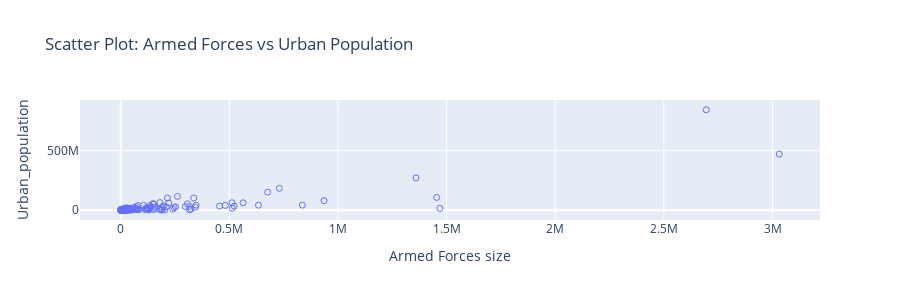

Notebook source saved alongside this figure:
### Code cell
fig = px.scatter(data_frame=data, symbol_sequence=['circle-open'],
                 x='Armed Forces size',
                 y='Urban_population', 
                 title='Scatter Plot: Armed Forces vs Urban Population')
fig.layout.update(width=900, height=300)
fig.show()

### Figure 1 — Plotly figure (JSON) as saved in the notebook; plotly's stock layout.template omitted (floating-point values rounded to 4 significant figures; data arrays with more than 128 entries replaced by an {"elided": "..."} marker saying what was removed)
{"data": [{"hovertemplate": "Armed Forces size=%{x}<br>Urban_population=%{y}<extra></extra>", "legendgroup": "", "marker": {"color": "#636efa", "symbol": "circle-open"}, "mode": "markers", "name": "", "orientation": "v", "showlegend": false, "type": "scatter", "x": {"elided": "188 int values"}, "xaxis": "x", "y": {"elided": "188 int values"}, "yaxis": "y"}], "layout": {"height": 300, "legend": {"tracegroupgap": 0}, "title": {"text": "Scatter Plot: Armed Forces vs Urban Population"}, "width": 900, "xaxis": {"anchor": "y", "domain": [0, 1], "title": {"text": "Armed Forces size"}}, "yaxis": {"anchor": "x", "domain": [0, 1], "title": {"text": "Urban_population"}}}}
